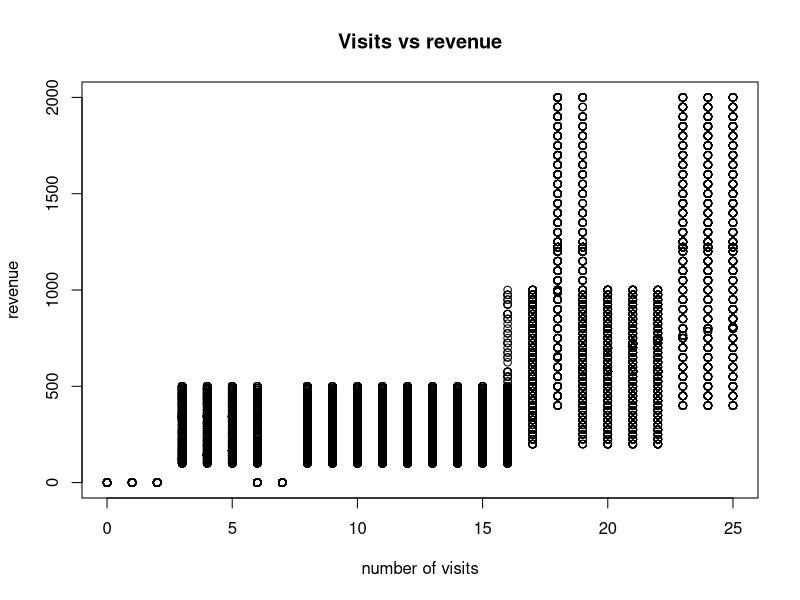

Write R code to recreate this figure.
# needed libraries
install.packages("xts")
install.packages("zoo")
library("zoo")
library("xts")
library("tidyverse")
#1 Locate the data set and load the data into R.
CD <- read.csv("customertxndata.csv", col.names = 
                 c("Visits","Transactions","System","Gender","Revenue"), header = FALSE)
#2 total number of cases, mean number of visits, median revenue, maximum 
# and minimum number of transactions, most commonly used operating system. 
# Exclude any cases where there is a missing value.
TotalNumberOfCase <- nrow(CD)
MeanNumberOfVisits <- mean(CD$Visits,na.rm = TRUE)

MedianRevenue <- median(CD$Revenue, na.rm = TRUE)
MaximumNumberOfTransaction <- max(CD$Transactions, na.rm = TRUE)
MinimumNumberOfTransaction <- min(CD$Transactions, na.rm = TRUE)
MostCommonlyUsedSystem <- CD %>% 
  group_by(System) %>% 
  summarise(count = n()) %>%
  top_n(n=1)

#3  Create a scatterplot of visits (x-axis) versus revenue (y-axis)
#create a scatterplot has name visits vs revenue..
VisitVsRevenue <- plot(CD$Visits, CD$Revenue, xlab = "number of visits", 
                    ylab = "revenue", main = "Visits vs revenue")

#4 Impute missing transaction and gender values.
imputed_CD <- CD #created a new table to make change
#fill in the transactions with the average of the others
fillNATransaction <- round(mean(CD$Transactions, na.rm = TRUE), digits = 0)
imputed_CD$Transactions[is.na(imputed_CD$Transactions)] <- fillNATransaction
#fill in the NA gender with the one above it
imputed_CD$Gender <-na.locf(imputed_CD$Gender)


#5 Split the data set into two equally sized data sets where one can be used for training a model
#and the other for validation. Take every even numbered case and add them to the training data 
#set and every even odd case and add them to the validation data set, i.e., row 1, 3, 5, 7, etc.
#are validation data while rows 2, 4, 6, etc. are training data.
oddNumberList <- seq(from = 1,to =TotalNumberOfCase, by = 2) #making odd index
evenNumberList <- seq(from = 0, to = TotalNumberOfCase, by = 2) #making even index
ValidationData <- imputed_CD[evenNumberList,]
TrainingData <- imputed_CD[oddNumberList,]

#6 Split the data set into two equally sized data sets where one can be used for training a model
# and the other for validation. Take a random set of cases equal to 50% of the data set and make
# that the training data subsets. Assign the unselected cases for the validation data subset.
randomIndex1 <- sample(1:TotalNumberOfCase, TotalNumberOfCase*0.5, replace = FALSE)
TrainingData2 <- imputed_CD[randomIndex1,]
randomIndex2 <- setdiff(1:TotalNumberOfCase, randomIndex1) # the subset of the others
ValidationData2 <- imputed_CD[randomIndex2,]

#7 Calculate the mean revenue for each of the four data sets and compare them.
Revenue_TD1 <- mean(TrainingData$Revenue) #449.61
Revenue_TD2 <- mean(TrainingData2$Revenue) #456.01
Revenue_VD1 <- mean(ValidationData$Revenue) #460.26
Revenue_VD2 <- mean(ValidationData2$Revenue) #453.86

# Comparision of the four datasets:
# TD1<VD2<TD2<VD1
# Training dataset 1(even number list index dataset) has the least average revenue,
# Validation dataset 1 (odd number list index dataset) has the largest average revenue